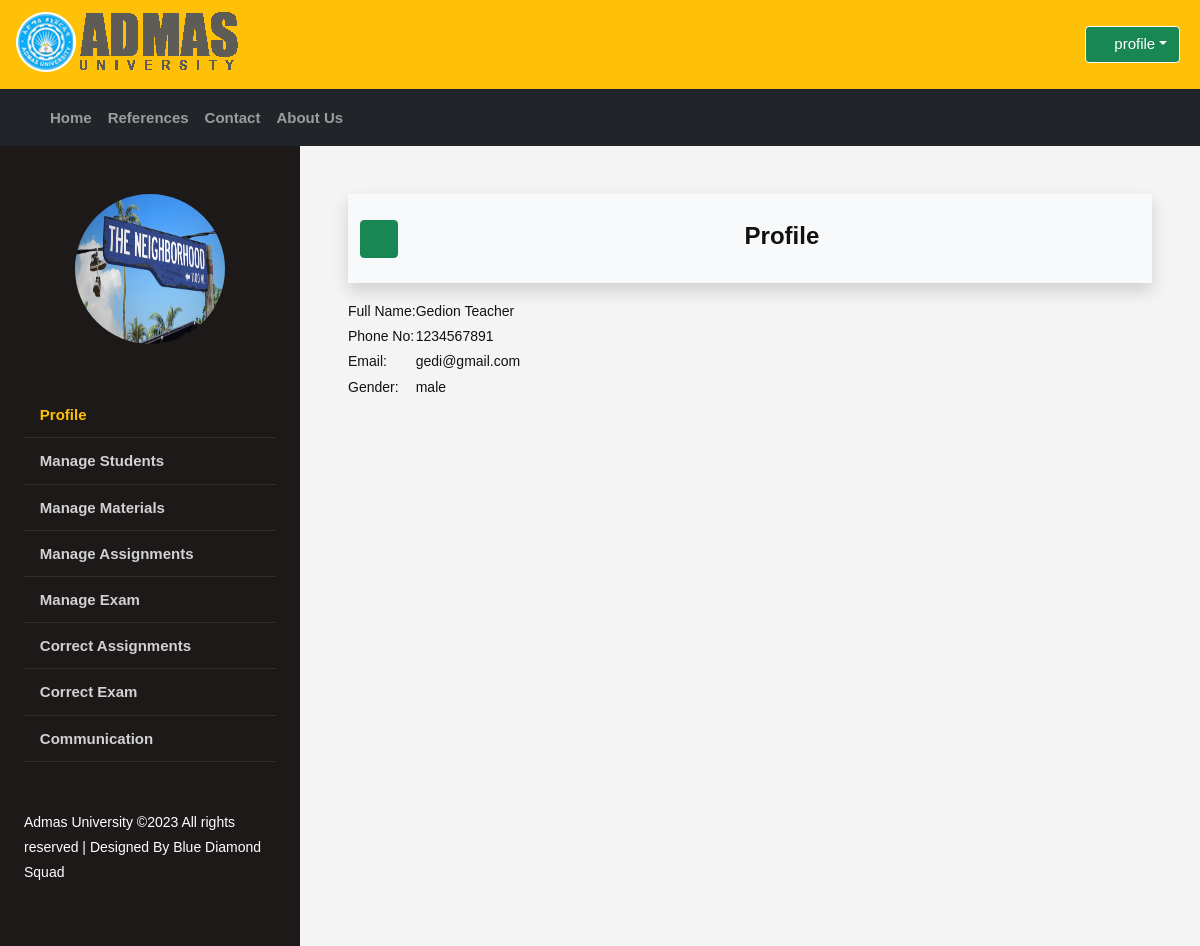
The app's page /_teachers/t_profile.php (signed in) with its own data.
### tables this page shows
CREATE TABLE `teacher` (
  `teacher_id` int(255) NOT NULL,
  `teacher_full_name` varchar(255) NOT NULL,
  `teacher_phone_no` varchar(255) NOT NULL,
  `teacher_gender` varchar(255) NOT NULL,
  `teacher_email` varchar(255) NOT NULL,
  `teacher_password` varchar(255) NOT NULL,
  `teacher_photo` varchar(255) NOT NULL
);

### _teachers/t_profile.php (the view, shortened to what this page needs)
<?php
include "../my_funcs.php";
if(isset($_SESSION['email'])) {
    $teacher_email = $_SESSION['email'];
            $array = array();
            $q = "SELECT * FROM teacher WHERE teacher_email = '$teacher_email'";
            $q_result = mysqli_query($con,$q);
            while ($r = mysqli_fetch_assoc($q_result )){
            $array['teacher_id'] = $r['teacher_id'];
            $array['teacher_full_name'] = $r['teacher_full_name'];
            $array['teacher_phone_no'] = $r['teacher_phone_no'];
            $array['teacher_gender'] = $r['teacher_gender'];
            $array['teacher_email'] = $r['teacher_email'];
            $array['teacher_photo'] = $r['teacher_photo'];
            }
?>
<!DOCTYPE html>
<html lang="en-us" dir="ltr">
    <head>
        <link rel="stylesheet" type="text/css" href="../icon/svg-with-js/css/fa-svg-with-js.css">
        <link rel="stylesheet" type="text/css" href="../css/bootstrap.min.css">
        <link rel="stylesheet" type="text/css" href="../css/style.css">
  </head>
  <body>
    <header id="top-header" class="bg-warning">
        <div class="top-tol">
            <ul>
                <div id="logo">
                    <a><img src="../images/LogooB2.png" alt="admas university e-learning managment system logo" title="AU e-learning management"></a>
                </div>
                <div class="dropdown myac">
                    <a id="a1" class="btn btn-success dropdown-toggle" href="#" role="button" id="dpMLink" data-bs-toggle="dropdown" aria-expanded="false"><i class="fas fa-user-circle"></i>&nbsp;<label>profile</label></a>
                </div>
            </ul>
        </div>
    </header>
    <nav class="navbar navbar-expand-md bg-dark navbar-dark" style="margin-bottom: 0px;">
        <div class="container">
            <div class="collapse navbar-collapse" id="navbarContent">
                <ul class="navbar-nav me-auto mb-2 mb-lg-0">
                    <li class="nav-item"><a href="../index.php" class="nav-link">Home</a></li>
                    <li class="nav-item"><a href="../reference.php" class="nav-link">References</a></li>
                    <li class="nav-item"><a href="../contact.php" class="nav-link">Contact</a></li>
                    <li class="nav-item"><a href="../about.php" class="nav-link">About Us</a></li>
                </ul>
            </div>
        </div>
    </nav>
    <div class="wrapper d-flex align-items-stretch">
		<nav id="sidebar">
			<div class="p-4 pt-5">
                <div >
                    <?php
                        $prof_image = $array['teacher_photo'];
                        $prof_image_src = "profile_picture/".$prof_image;
                    ?>
                    <img class="img logo rounded-circle mb-5" src='<?php echo $prof_image_src; ?>'  style='width:150px;height:150px; '  />
                </div>
    	        <ul class="list-unstyled components mb-5">
    	           <li><a href="#" class="text-warning"><i class="fas fa-street-view"></i>  Profile</a></li>
                   <li><a href="t_manage_student.php?id=<?php echo $array['teacher_id'] ?>"><i class="fas fa-file-import"></i> Manage Students</a></li>
                   <li><a href="t_manage_material.php?id=<?php echo $array['teacher_id'] ?>"><i class="fas fa-shopping-basket"></i> Manage Materials</a></li>
                   <li><a href="t_manage_assignment.php?id=<?php echo $array['teacher_id'] ?>"><i class="fas fa-book-open"></i> Manage Assignments</a></li>
                   <li><a href="t_manage_exam.php?id=<?php echo $array['teacher_id'] ?>"><i class="fas fa-file-signature"></i> Manage Exam</a></li>
                   <li><a href="t_collect_assignment.php?id=<?php echo $array['teacher_id'] ?>"><i class="fas fa-file-signature"></i> Correct Assignments</a></li>
                   <li><a href="t_correct_exam.php?id=<?php echo $array['teacher_id'] ?>"><i class="fas fa-file-signature"></i> Correct Exam</a></li>
                   <li><a href="#"><i class="fas fa-comments"></i> Communication</a></li>
    	        </ul>
        	    <div class="footer">
        			Admas University &copy;<script>document.write(new Date().getFullYear());</script> All rights reserved | Designed By Blue Diamond Squad
        	    </div>
	        </div>
    	</nav>
    	<div id="content" class="p-4 p-md-5">
        	<nav class="navbar navbar-expand-lg navbar-light bg-light shadow">
            	<div class="container">
                    <button type="button" id="sidebarCollapse" class="btn btn-success">
                      <i class="fas fa-bars"></i>
                    </button>
                    <div class="container">
                    	<div class="row align-items-center justify-content-center">
                        	<div class="col-md-6 text-center">
                                <div class="card bg-light col-md mt-1" style="border-style: none;">
                                    <div class="card-body">
                                        <h4 class="card-title"><i class="fas fa-street-view"></i> <strong>Profile</strong></h4>
                                    </div>
                                </div>
                            </div>
                        </div>
                    </div>
                </div>
            </nav>
                <section class="mt-3">
                    <div class="">
                        <div class="row">
                            <div class="col-md">
                            <div id = "profile">
        <div id="profile_info">
            <table>
                <tr>
                    <td>Full Name: </td>
                    <td><?php echo $array['teacher_full_name']; ?></td>
                </tr>
                <tr>
                    <td>Phone No: </td>
                    <td><?php echo $array['teacher_phone_no']; ?></td>
                </tr>
                <tr>
                    <td>Email: </td>
                    <td><?php echo $array['teacher_email']; ?></td>
                </tr>
                <tr>
                    <td>Gender: </td>
                    <td><?php echo $array['teacher_gender']; ?></td>
                </tr>
            </table>
        </div>
    </div>
<?php
   }
    ?>
                             </div>
                        </div>
                    </div>
                </section>
    	</div>
    </div>
  </body>
</html>

### css/style.css (style rules this page uses)
* { margin: 0px; padding: 0px; }
body { display: flex; flex-direction: column; font-family: "Verdana", "Arial", "Helvetica",serif, sans-serif; font-size: 14px; line-height: 1.8em; color: #111; background-color: #f4f4f4; }
a:any-link { text-decoration: none; color: blueviolet; }
#top-header { line-height: 70px; background-color: #0aa8f2; }
#top-header #logo img { margin-top: 10px; margin-right: 10px; margin-left: -20px; }
#top-header ul { list-style: none; }
#top-header .myac { float: right; margin-top: -65px; margin-right: 20px; }
#top-header .myac #a1 { text-decoration: none; color: white; border: 1px solid white; font-size: 15px;" }
nav ul li a { font-size: 15px; font-weight: bold; }
#sidebar { min-width: 300px; max-width: 300px; background: #1d1919; color: #fff; -webkit-transition: all 0.3s; -o-transition: all 0.3s; transition: all 0.3s; }
#sidebar .logo { display: block; width: 120px; height: 120px; margin: 0 auto; }
#sidebar ul.components { padding: 0; }
#sidebar ul li { font-size: 16px; }
#sidebar ul li a { padding: 10px 0; display: block; color: rgba(255, 255, 255, 0.8); border-bottom: 1px solid rgba(255, 255, 255, 0.1); }
img { vertical-align: middle; border-style: none; }
img { page-break-inside: avoid; }
.img { background-size: cover; background-repeat: no-repeat; background-position: center center; }
#content { width: 100%; padding: 0; min-height: 100vh; -webkit-transition: all 0.3s; -o-transition: all 0.3s; transition: all 0.3s; }

### records on screen
teacher: teacher_photo (picture), teacher_full_name "Gedion Teacher", teacher_phone_no "1234567891", teacher_email "gedi@gmail.com", teacher_gender "male"
